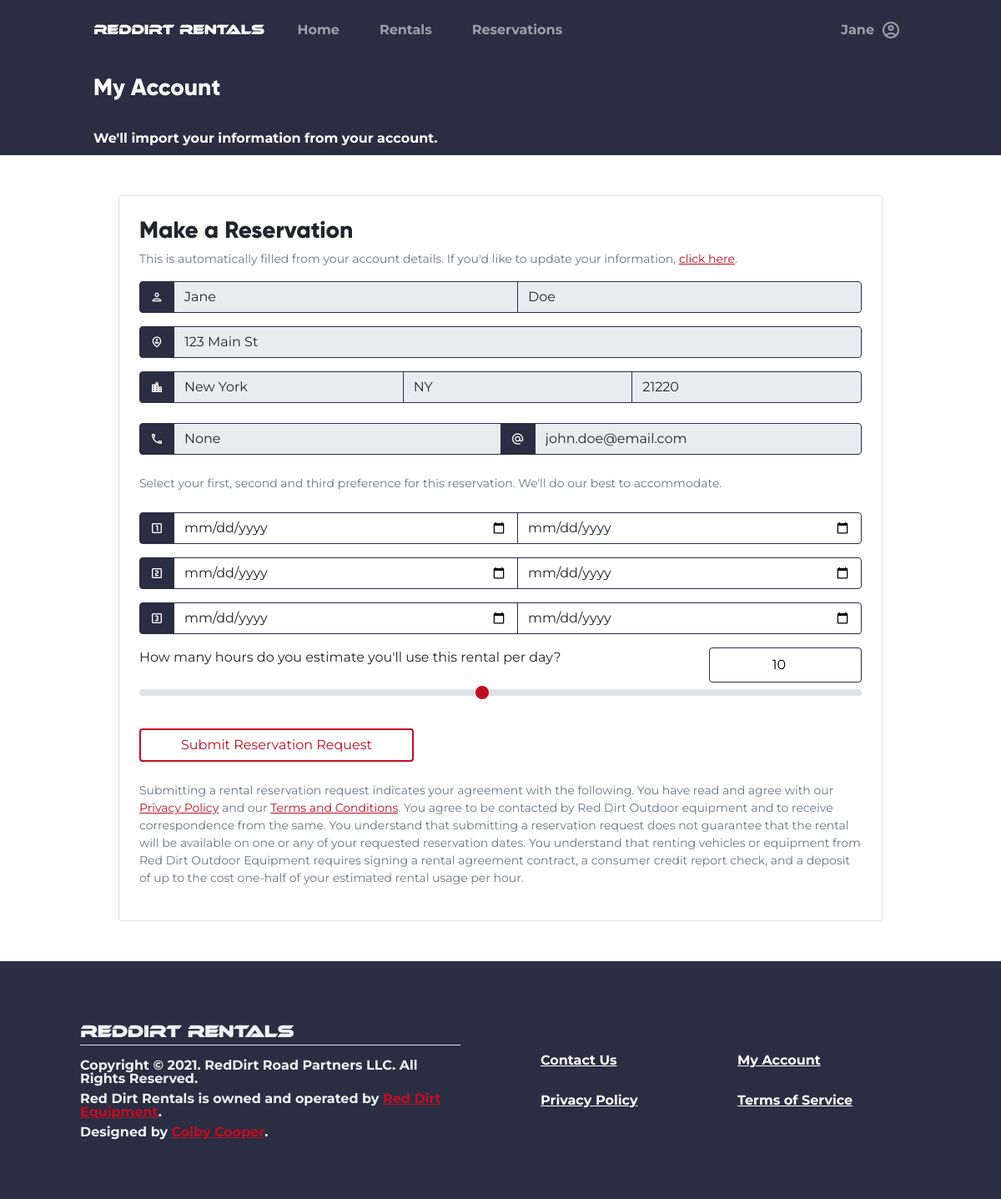
Page /account/reserve/7 (signed in) on the earlier database version.
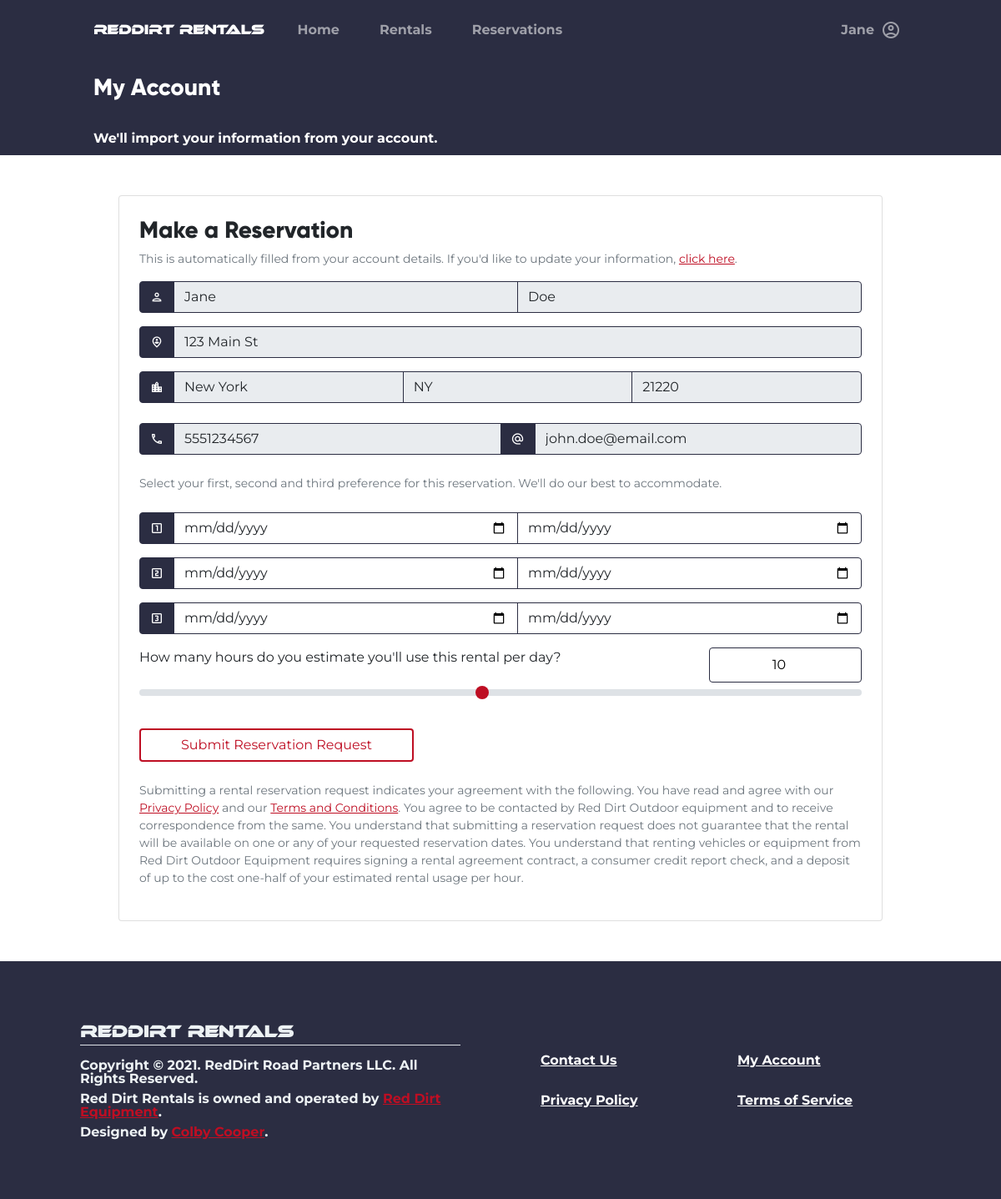
Same page on the later database version.
### tables this page shows
CREATE TABLE users (
    id INTEGER PRIMARY KEY AUTOINCREMENT,
    firstname TEXT NOT NULL,
    lastname TEXT NOT NULL,
    phonenumber TEXT NOT NULL,
    email TEXT NOT NULL,
    password BLOB NOT NULL,
    groups TEXT NOT NULL,
    address TEXT NOT NULL,
    city TEXT NOT NULL,
    state TEXT NOT NULL,
    zip TEXT NOT NULL
, token TEXT, token_expire TEXT);

### rentals_app/account.py (the view)
@account.route("/reserve/<int:id>")
@login_required
def reserve(id):
    return render_template("account/reserve.html", id=id)

### rentals_app/__init__.py (called while the page is built)
@app.after_request
def after_request(response):
    response.headers["Cache-Control"] = "no-cache, no-store, must-revalidate"
    return response

### rentals_app/auth.py (called while the page is built)
@auth.before_app_request
def fetch_current_user():
    userid = session.get("userid")
    if userid is None:
        g.user = None
    else:
        g.user = User.find_user(userid)

def login_required(view):
    @functools.wraps(view)
    def wrapped_view(**kwargs):
        if g.user is None:
            return redirect(url_for("auth.login"))
        return view(**kwargs)
    return wrapped_view

### rentals_app/helpers.py (called while the page is built)
def connect_to_db():
    con = sqlite3.connect(DB_PATH)
    return con, con.cursor()

### rentals_app/templates/account/reserve.html (shortened to what the changed rows need)
{% extends "Base.html" %}
{% block content %}
<div class="container-fluid">
    <div class="row mx-md-4">
        <div class="col-md-10 mx-auto my-5">
            <div class="card">
                <div class="card-body p-4">
                    <form action="{{url_for('account.make_reservation', r_id=id)}}"
                          method="POST">
                        <div class="input-group mb-3">
                            <span class="input-group-text material-icons-outlined border-dark bg-dark text-white">
                            </span>
                            <input type="text"
                                   value="{{g.user.firstname}}"
                                   class="form-control border-dark"
                                   disabled>
                            <input type="text"
                                   class="form-control border-dark"
                                   value="{{g.user.lastname}}"
                                   disabled>
                        </div>
                        <div class="input-group mb-3">
                            <span class="input-group-text material-icons-outlined border-dark bg-dark text-white">
                            </span>
                            <input type="text"
                                   value="{{g.user.address}}"
                                   class="form-control border-dark"
                                   disabled>
                        </div>
                        <div class="input-group mb-4">
                            <span class="input-group-text material-icons-outlined border-dark bg-dark text-white">
                            </span>
                            <input type="text"
                                   value="{{g.user.city}}"
                                   class="form-control border-dark"
                                   disabled>
                            <input type="text"
                                   class="form-control border-dark"
                                   value="{{g.user.state}}"
                                   disabled>
                            <input type="text"
                                   class="form-control border-dark"
                                   value="{{g.user.zip}}"
                                   disabled>
                        </div>
                        <div class="input-group mb-4">
                            <span class="input-group-text material-icons-outlined border-dark bg-dark text-white">
                            </span>
                            <input type="text"
                                   value="{{g.user.phonenumber}}"
                                   class="form-control border-dark"
                                   disabled>
                            <span class="input-group-text material-icons-outlined border-dark bg-dark text-white">
                            </span>
                            <input type="text"
                                   class="form-control border-dark"
                                   value="{{g.user.email}}"
                                   disabled>
                        </div>
                    </form>
                </div>
            </div>
        </div>
    </div>
</div>
{% endblock %}

### rentals_app/templates/base.html (shortened to what this page needs)
<!doctype html>
<html lang="en">
<head>
    <link rel="stylesheet"
          href="https://cdn.jsdelivr.net/npm/fullcalendar@5.7.2/main.css"
>
    <link rel="stylesheet"
          href="{{url_for('static', filename='global.css')}}">
</head>
<body class="bg-white"
      style="overflow-x: hidden;">
    <div class="row mx-0 bg-dark">
        <div class="col-md-10 mx-auto">
            <nav class="navbar navbar-expand-md navbar-dark bg-dark py-3">
                <a href="{{url_for('index.root')}}"
                   class="navbar-brand">
                    <h6 class="m-0"
                        style="font-family:ethnocentric;">RedDirt Rentals</h6>
                </a>
                <div class="collapse navbar-collapse"
                     id="nav_main">
                    <ul class="navbar-nav w-100">
                        <li class="nav-item mx-3">
                            <a class="nav-link fw-bold"
                               aria-current="page"
                               href="{{ url_for('index.root') }}">Home</a>
                        </li>
                        <li class="nav-item px-3">
                            <a class="nav-link fw-bold"
                               href="{{url_for('Rentals.all_rentals')}}">Rentals</a>
                        </li>
                        <li class="nav-item mx-3">
                            <a class="nav-link fw-bold"
                               href="{{url_for('account.reservations', id=None)}}">Reservations</a>
                        </li>
                        {% if g.user != None %}
                        <li class="nav-item dropdown dropdown-dark ms-md-auto ms-3 ps-3">
                            <a class="nav-link dropdown-toggle d-flex flex-row align-items-center fw-bold"
                               href="#"
                               data-bs-toggle="dropdown"
                               aria-expanded="false">
                                <span class="me-2">{{g.user.firstname}}</span>
                                <span class="material-icons-outlined">
                                </span>
                            </a>
                        </li>
                        {% endif %}
                    </ul>
                </div>
            </nav>
        </div>
    </div>
    {% block content %} {% endblock %}
    <div class="container-fluid">
        <div class="row p-5 align-items-center bg-dark text-light fw-bold lh-1">
            <div class="col-auto col-md-6 me-auto px-5 py-3 pt-4">
                <h5 class="m-0 border-bottom pb-1"
                    style="font-family: ethnocentric;">RedDirt Rentals</h5>
                <p class="mb-2 mt-3">Copyright &copy; 2021. RedDirt Road Partners LLC. All Rights Reserved.</p>
                <p class="my-2">Red Dirt Rentals is owned and operated by <a href="https://reddirtequipment.com"
                       target="_blank">Red Dirt Equipment</a>.</p>
                <p class="mb-2">Designed by <a href="mailto:ccooper@reddirtequipment.com">Colby Cooper</a>.</p>
            </div>
            <div class="col-auto col-md-6 px-5 py-3">
                <div class="row row-cols-2 g-3 text-start fw-bold">
                    <a href="{{ url_for('index.contact') }}"
                       class="col py-2 button btn-small text-white">Contact Us</a>
                    <a href="{{ url_for('account.index') }}"
                       class="col py-2 button btn-small text-white">My Account</a>
                    <a href="{{ url_for('index.privacy_policy') }}"
                       class="col py-2 button btn-small text-white">Privacy Policy</a>
                    <a href="{{ url_for('index.terms') }}"
                       class="col py-2 button btn-small text-white">Terms of Service</a>
                </div>
            </div>
        </div>
    </div>
</body>
</html>

Differences in the rows shown:
changed users "Jane": user.phonenumber "None" → "5551234567"
